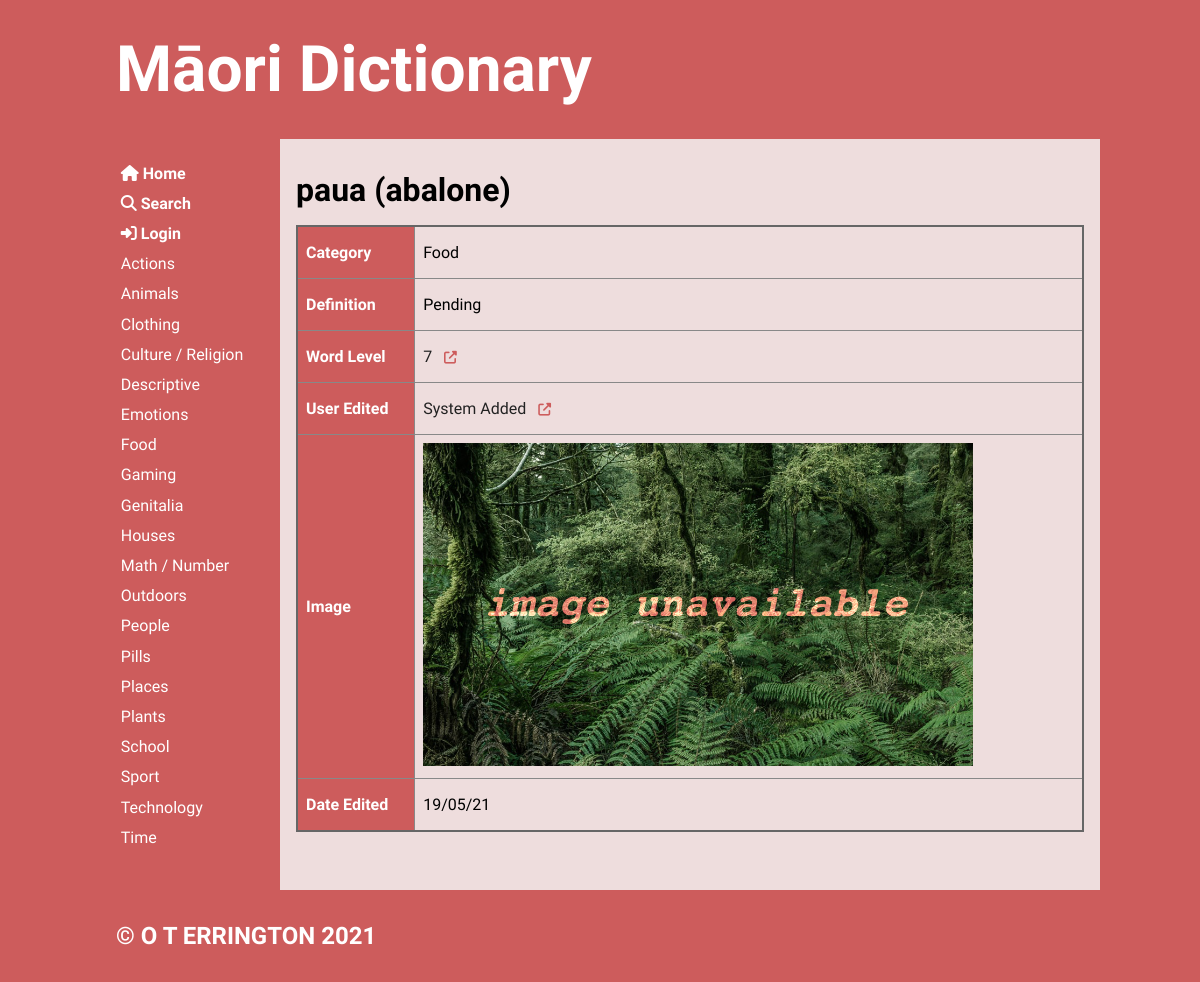
The page /word/1 on the database as committed earlier.
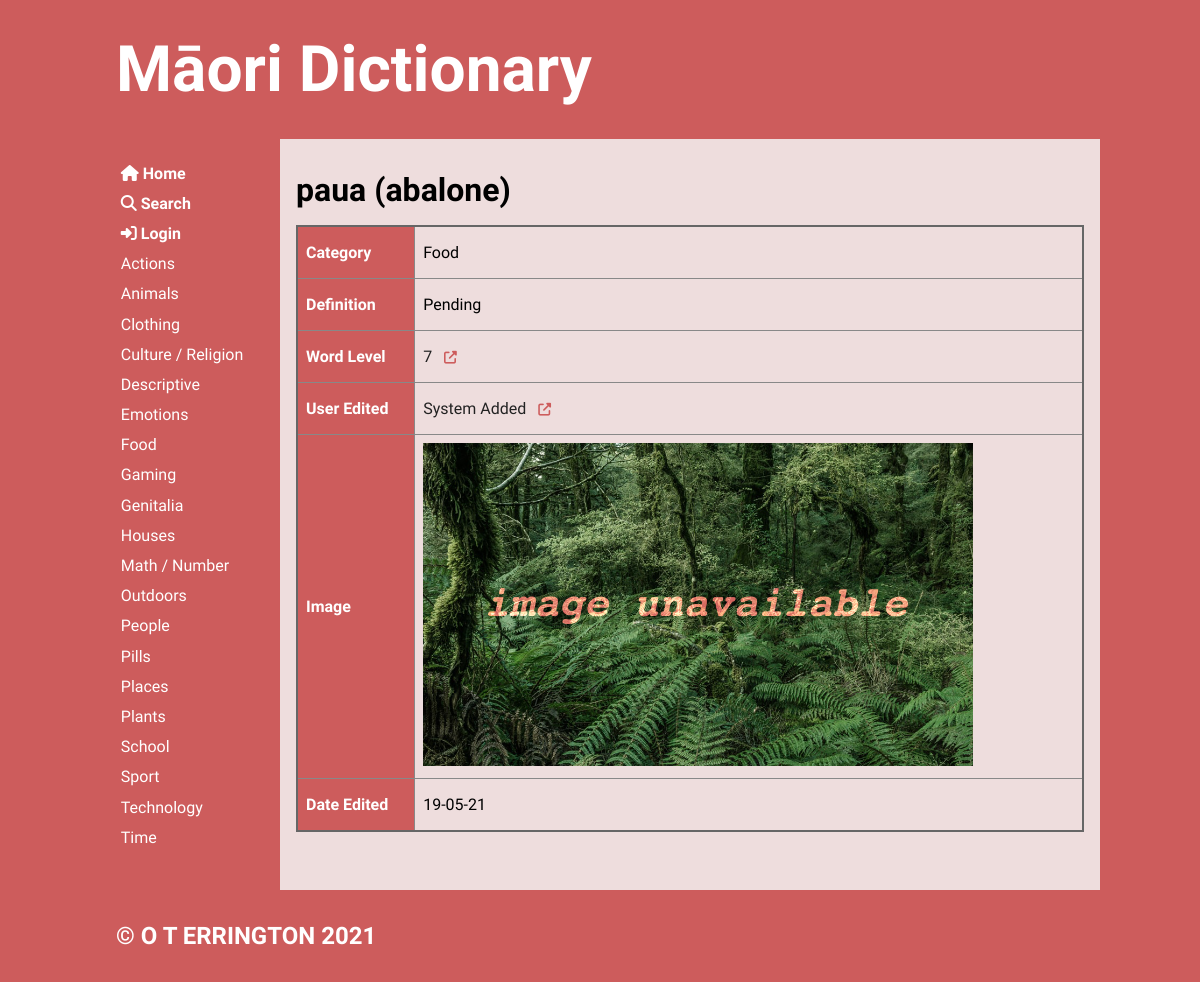
The same page on the database as committed later.
### tables this page shows
CREATE TABLE "words"
(
	word_id integer
		constraint words_pk
			primary key autoincrement,
	maori varchar(20),
	english varchar(20),
	cat_id integer,
	definition varchar(100),
	word_level integer,
	user_id integer,
	image varchar(50),
	date_added varchar(10)
);

### app.py (the view)
@app.route('/word/<word_id>')
def render_word(word_id):
    con = create_connection(DB_NAME)
    query = """SELECT word_id, maori, english, cat_id, definition, word_level, user_id, image, date_added
            FROM words WHERE word_id=? ORDER BY maori ASC"""
    cur = con.cursor()
    cur.execute(query, (word_id,))  # execute query
    word_list = cur.fetchall()  # put results in list
    if len(word_list) == 0:
        flash('Unknown Word')
        return redirect('/')
    query = """SELECT cat_id, category
            FROM categories WHERE cat_id=?"""
    cur = con.cursor()
    cur.execute(query, (word_list[0][3],))  # execute query
    cat_name_list = cur.fetchall()  # put results in list
    query = """SELECT user_id, fname, lname
            FROM users WHERE user_id=?"""
    cur = con.cursor()
    cur.execute(query, (word_list[0][6],))  # execute query
    user_name_list = cur.fetchall()  # put results in list
    con.close()
    return render_template('word.html', words=word_list, categories=get_categories(),
                           cat_name_list=cat_name_list, logged_in=is_logged_in(),
                           user_name_list=user_name_list)

### app.py (called while the page is built)
def create_connection(db_file):
    try:
        connection = sqlite3.connect(db_file)
        return connection
    except Error as e:  # unless there's an error
        print(e)
    return None

def get_categories():
    con = create_connection(DB_NAME)
    query = """SELECT cat_id, category
            FROM categories
            ORDER BY category ASC"""
    cur = con.cursor()
    cur.execute(query)
    category_list = cur.fetchall()
    con.close()
    return category_list

def is_logged_in():
    if session.get("email") is None:
        print("not logged in")
        return False
    else:  # if email isn't empty then user must be logged in
        print("logged in")
        return True

### templates/word.html (shortened to what this page needs)
{% extends 'base.html' %}
{% block main %}
    <h2>{{ words[0][1] }} ({{ words[0][2] }})</h2>
    {% if cat_name_list|length == 0 %}
        <p class="error">No information found in {{ words[0][1] }} word. Please try again later.</p>
    {% else %}
        <table>
            {%  for word in words %}
                <tr>
                    <th>Category</th>
                    <td><p>{{ cat_name_list[0][1] }}</p></td>
                </tr>
                <tr>
                    <th>Definition</th>
                    <td><p>{{ word[4] }}</p></td>
                </tr>
                <tr>
                    <th>Word Level</th>
                    <td class="category-highlight">
                        <a href="/searchresults/{{ word[5] }}">
                            <p>{{ word[5] }} &nbsp;
                                <i class="fas fa-external-link-alt external-link"></i>
                            </p>
                        </a>
                    </td>
                </tr>
                <tr>
                    <th>User Edited</th>
                    <td class="category-highlight">
                        <a href="/publicuser/{{ user_name_list[0][0] }}">
                            <p>{{ user_name_list[0][1] }} {{ user_name_list[0][2] }} &nbsp;
                                <i class="fas fa-external-link-alt external-link"></i>
                            </p>
                        </a>
                    </td>
                </tr>
                <tr>
                    <th>Image</th>
                    <td><img alt="word_image" src="/static/images/{{ word[7] }}"></td>
                </tr>
                <tr>
                    <th>Date Edited</th>
                    <td><p>{{ word[8] }}</p></td>
                </tr>
            {%  endfor %}
        </table>
    {% endif %}
{% endblock %}

Rows that differ between the two databases and show on the page:
changed words "Pending": date_added "19/05/21" → "19-05-21"
